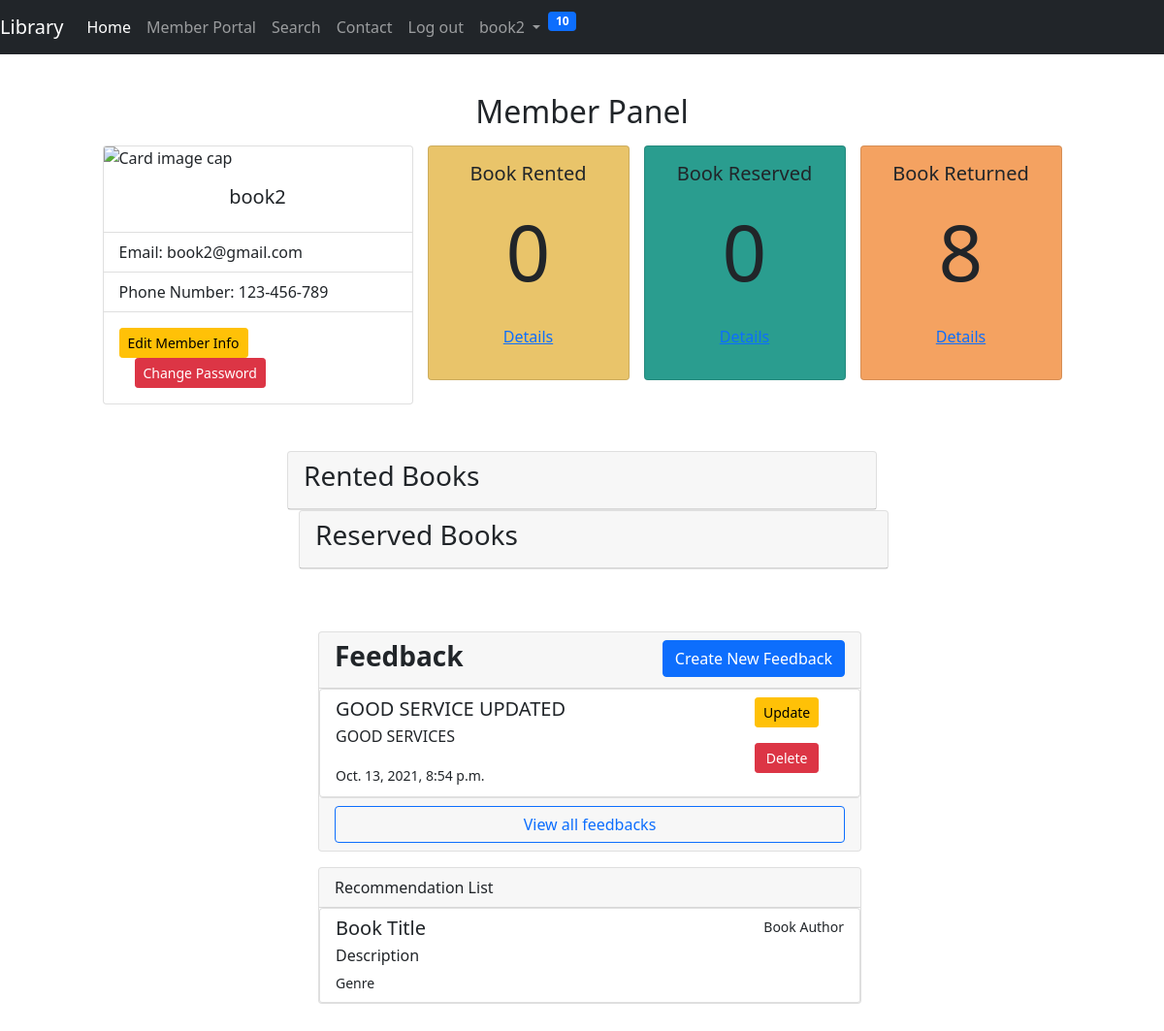
The page /memberpanel/ (signed in) on the database its author committed.
### library/models.py (models this page shows, shortened)
class LibraryMember(models.Model):
    user=models.OneToOneField(User, null=True, on_delete=models.CASCADE)
    phone=models.CharField(max_length=200, null=True)
    address=models.CharField(max_length=200, null=True)
    birthdate=models.DateField(null=True)
    date_created=models.DateTimeField(auto_now_add=True, null=True)
    hold=models.BooleanField(_('hold'), default=False)

class Feedbacks(models.Model):
    member=models.ForeignKey(LibraryMember, null=False, on_delete=models.CASCADE)
    feedback_title=models.CharField(_('Feedback Title'), max_length=255, default='NoFeedbackTitle')
    feedback_content=models.TextField(_('Feedback'), max_length=2000, default='NoFeedback')
    feedback_datetime=models.DateTimeField(_('Feedbak Datetime'), auto_now_add=True, null=True)
    obs=models.BooleanField(_('OBS'), default=True)

### library/views.py (the view)
# urls.py: path('memberpanel/', views.memberpanel),
@login_required(login_url='/login/')
def memberpanel(request):
    user=request.user
    member=LibraryMember.objects.get(user=request.user.id)
    rentedBook=Rented_books.objects.filter(Q(member_id=member.id) & Q(obs=True))
    returnedBooks=Rented_books.objects.filter(Q(member_id=member.id) & Q(obs=False))
    reservedBooks=Reserved_books.objects.filter(Q(member_id=member.id) & Q(obs=True))
    numOfRentedBooks=len(rentedBook)
    numOfReturnedBooks=len(returnedBooks)
    numOfReservedBooks=len(reservedBooks)
    feedbacks=Feedbacks.objects.filter(member_id=member.id).filter(obs=True).order_by('-id')[:5]
    context={'user': user,
             'member':member,
             'rentedBook':rentedBook,
             'returnedBooks':returnedBooks,
             'reservedBooks':reservedBooks,
             'numOfRentedBooks':numOfRentedBooks,
             'numOfReturnedBooks':numOfReturnedBooks,
             'numOfReservedBooks':numOfReservedBooks,
             'feedbacks':feedbacks}
    return render(request, 'library/memberpanel.html', context)

### library/models.py (called while the page is built)
    def __str__(self):
        return self.user.username

### library/templatetags/custom_tags.py (called while the page is built)
@register.inclusion_tag('library/show_notifications.html', takes_context=True)
def show_notifications(context):
    request_user = context['request'].user
    member=LibraryMember.objects.get(user=request_user)
    notifications = Notification.objects.filter(
        to_member=member).exclude(user_has_seen=True).order_by('-date')
    return {'notifications': notifications}

### library/templates/library/memberpanel.html (shortened to what this page needs)
{% load static %}
<!DOCTYPE html>
<html lang="en">
<head>
    <link rel="stylesheet" href="{% static 'library/styles/memberpanel.css' %}">
    <link href="https://cdn.jsdelivr.net/npm/bootstrap@5.1.1/dist/css/bootstrap.min.css" rel="stylesheet"
>
    <link rel="stylesheet" href="https://use.fontawesome.com/releases/v5.6.1/css/all.css"
>
</head>
<body>
    {% include 'library/includes/navbar.html' %}
    <div class="container">
        <section class="pageheader">
            <h2>Member Panel</h2>
        </section>
        <section class="row1">
            <div class="card profile" style="width: 20rem;">
                <img class="card-img-top"
                    src="https://images.unsplash.com/photo-1525253086316-d0c936c814f8?ixid=MnwxMjA3fDB8MHxwaG90by1wYWdlfHx8fGVufDB8fHx8&ixlib=rb-1.2.1&auto=format&fit=crop&w=1170&q=80"
                    alt="Card image cap">
                <div class="card-body">
                    <h5 class="card-title" style="text-align: center">{{ user.username }}</h5>
                </div>
                <ul class="list-group list-group-flush">
                    <li class="list-group-item">Email: {{user.email}}</li>
                    <li class="list-group-item">Phone Number: {{member.phone}}</li>
                </ul>
                <div class="card-body">
                    <a href="/editmemberinfo/" class="card-link btn btn-warning btn-sm">Edit Member Info</a>
                    <a href="/reset_password/" class="card-link btn btn-danger btn-sm">Change Password</a>
                </div>
            </div>
            <div class="column2">
                <div class="bookdata">
                    <div class="card rentedbook" style="width: 13rem;">
                        <div class="card-body">
                            <h5 class="card-title">Book Rented</h5>
                            <p class="card-text">{{numOfRentedBooks}}</p>
                            <p class="card-link"><a href="#">Details</a></p>
                        </div>
                    </div>
                    <div class="card reservedbook" style="width: 13rem;">
                        <div class="card-body">
                            <h5 class="card-title">Book Reserved</h5>
                            <p class="card-text">{{numOfReservedBooks}}</p>
                            <p class="card-link"><a href="#">Details</a></p>
                        </div>
                    </div>
                    <div class="card returnedbook" style="width: 13rem;">
                        <div class="card-body">
                            <h5 class="card-title">Book Returned</h5>
                            <p class="card-text">{{numOfReturnedBooks}}</p>
                            <p class="card-link"><a href="#">Details</a></p>
                        </div>
                    </div>
                </div>
            </div>
        </section>
        <section class="row2">
            <div class="card rentedBookShelf" style="width: 38rem;">
                <div class="card-header">
                    <h3> Rented Books </h3>
                </div>
            </div>
            <div class="card reservedBookShelf" style="width: 38rem;">
                <div class="card-header">
                    <h3> Reserved Books </h3>
                </div>
            </div>
        </section>
        <section class="row3">
            <div class="feedback" style="width: 35rem;">
                <div class="card">
                    <div class="card-header">
                        <h3>Feedback</h3>
                        <span id="createNewFeedback" class="mr-0 ml-auto"><a href="/feedback/new/"
                                class="btn btn-primary" role="button">Create New Feedback</a></span>
                    </div>
                    <div class="list-group">
                        {% for feedback in feedbacks %}
                        <div class="list-group-item d-flex justify-content-between align-items-start">
                            <div class="feedback-item">
                                <div class="feedback-content">
                                    <h5 class="mb-1">{{feedback.feedback_title}}</h5>
                                    <p class="feedback-content-detail">{{feedback.feedback_content}}</p>
                                    <small>{{feedback.feedback_datetime}}</small>
                                </div>
                                <div class="feedback-button">
                                    <a href="/feedback/update/{{feedback.id}}" class="btn btn-warning btn-sm"
                                        role="button">Update</a>
                                    <a href="/feedback/delete/{{feedback.id}}" class="btn btn-danger btn-sm"
                                        role="button">Delete</a>
                                </div>
                            </div>
                        </div>
                        {% endfor %}
                    </div>
                    <div class="card-footer">
                        <div class="d-grid gap-2">
                            <a class="btn btn-outline-primary" type="button" href="/feedback/all/">View all feedbacks</a>
                        </div>
                    </div>
                </div>
            </div>
            <div class="recommendation-container" style="width: 35rem;">
                <div class="card">
                    <div class="card-header">
                        Recommendation List
                    </div>
                    <div class="list-group">
                        <a href="#" class="list-group-item list-group-item-action flex-column align-items-start">
                            <div class="d-flex w-100 justify-content-between">
                                <h5 class="mb-1">Book Title</h5>
                                <small>Book Author</small>
                            </div>
                            <p class="mb-1">Description</p>
                            <small>Genre</small>
                        </a>
                    </div>
                </div>
            </div>
        </section>
    </div>
</body>
</html>

### library/templates/library/includes/navbar.html (shortened to what this page needs)
{% load custom_tags %}
<nav class="navbar navbar-expand-lg navbar-dark bg-dark fixed-top">
    <a class="navbar-brand" href="#">Library</a>
    <div class="collapse navbar-collapse" id="navbarNavAltMarkup">
        <div class="navbar-nav ml-auto">
            <ul class="navbar-nav me-auto mb-2 mb-lg-0">
                <li class="nav-item">
                    <a class="nav-item nav-link active" href="/home/">Home</a>
                </li>
                {% if request.user.groups.all.0.name == "member" %}
                <li class="nav-item">
                    <a class="nav-item nav-link" href="/memberpanel/">Member Portal</a>
                </li>
                {% endif %}
                <li class="nav-item">
                    <a class="nav-item nav-link" href="/searchbooks/">Search</a>
                </li>
                <li class="nav-item">
                    <a class="nav-item nav-link" href="#">Contact</a>
                </li>
                {% if user.is_authenticated %}
                <li class="nav-item">
                    <a class="nav-item nav-link" href="/logout/">Log out</a>
                </li>
                {% else %}
                <li class="nav-item">
                    <a class="nav-item nav-link" href="/login/">Login</a>
                </li>
                {% endif %}
                {% if user.is_authenticated %}
                {% if request.user.groups.all.0.name == "member" %}
                <li class="nav-item dropdown">
                    <a class="nav-link dropdown-toggle" href="#" id="navbarDropdown" role="button"
                        data-bs-toggle="dropdown" aria-expanded="false">
                        {{request.user.username}}
                    </a>
                </li>
                <li class="nav-item">
                    {% show_notifications %}
                </li>
                {% endif %}
                {% endif %}
        </div>
    </div>
</nav>

### library/templates/library/show_notifications.html (shortened to what this page needs)
<div class="dropdown">
    <span class="badge bg-primary notification-badge" onclick="showNotifications()">{{notifications.count}}</span>
</div>

### library/static/library/styles/memberpanel.css (style rules this page uses)
.container { margin-top:150px; }
.row1 { display:flex; flex-direction:row; }

### library/templates/library/memberpanel.html (style rules this page uses)
.container { margin-top: 6rem; margin-bottom: 6rem; }
.pageheader h2 { text-align: center; }
.row1 { display: flex; flex-direction: row; flex-wrap: wrap; margin-top: 1rem; margin-bottom: 3rem; justify-content: center; align-items: flex-start; }
.bookdata { display: flex; flex-direction: row; }
.bookdata .card { margin-left: 15px; }
.bookdata .card .card-body .card-title { text-align: center; }
.bookdata .card .card-body .card-text { text-align: center; font-size: 5rem; }
.bookdata .card .card-body .card-link { text-align: center; }
.row2 { display: flex; flex-direction: row; flex-wrap: wrap; margin-top: 1rem; margin-bottom: 3rem; justify-content: center; align-items: flex-start; }
.rentedbook { background-color: #e9c46a; }
.returnedbook { background-color: #f4a261; }
.reservedbook { background-color: #2a9d8f; }
.column2 { display: flex; flex-direction: column; flex-wrap: wrap; justify-content: center; align-items: flex-start; }
.row3 { display: flex; flex-direction: row; flex-wrap: wrap; margin-top: 1rem; margin-bottom: 3rem; justify-content: center; align-items: flex-start; }
.feedback { margin-left: 1rem; margin-top: 1rem; }
.feedback .card .card-header { display: flex; flex-direction: row; justify-content: space-between; }
.feedback .card .card-header h3 { font-weight: bold; }
.feedback-item { display: flex; flex-direction: row; }
.feedback-item .feedback-content { width: 27rem; }
.feedback-item .feedback-button { display: flex; flex-direction: column; }
.feedback-item .feedback-button a { margin-bottom: 1rem; }
.recommendation-container { margin-left: 1rem; margin-top: 1rem; }
.reservedBookShelf { margin-left: 1.5rem; }

### library/templates/library/includes/navbar.html (style rules this page uses)
.notification-badge { transition: 0.3s; }
.dropdown { position: relative; display: inline-block; }

### rows shown on the page
LibraryMember: phone "123-456-789"
Feedbacks: feedback_title "GOOD SERVICE UPDATED", feedback_content "GOOD SERVICES", feedback_datetime "Oct. 13, 2021, 8:54 p.m."

### other values the page prints
{{ request.user.username }} "book2"
{{ notifications.count }} "10"
{{ user.username }} "book2"
{{ user.email }} "book2@gmail.com"
{{ numOfRentedBooks }} "0"
{{ numOfReservedBooks }} "0"
{{ numOfReturnedBooks }} "8"
